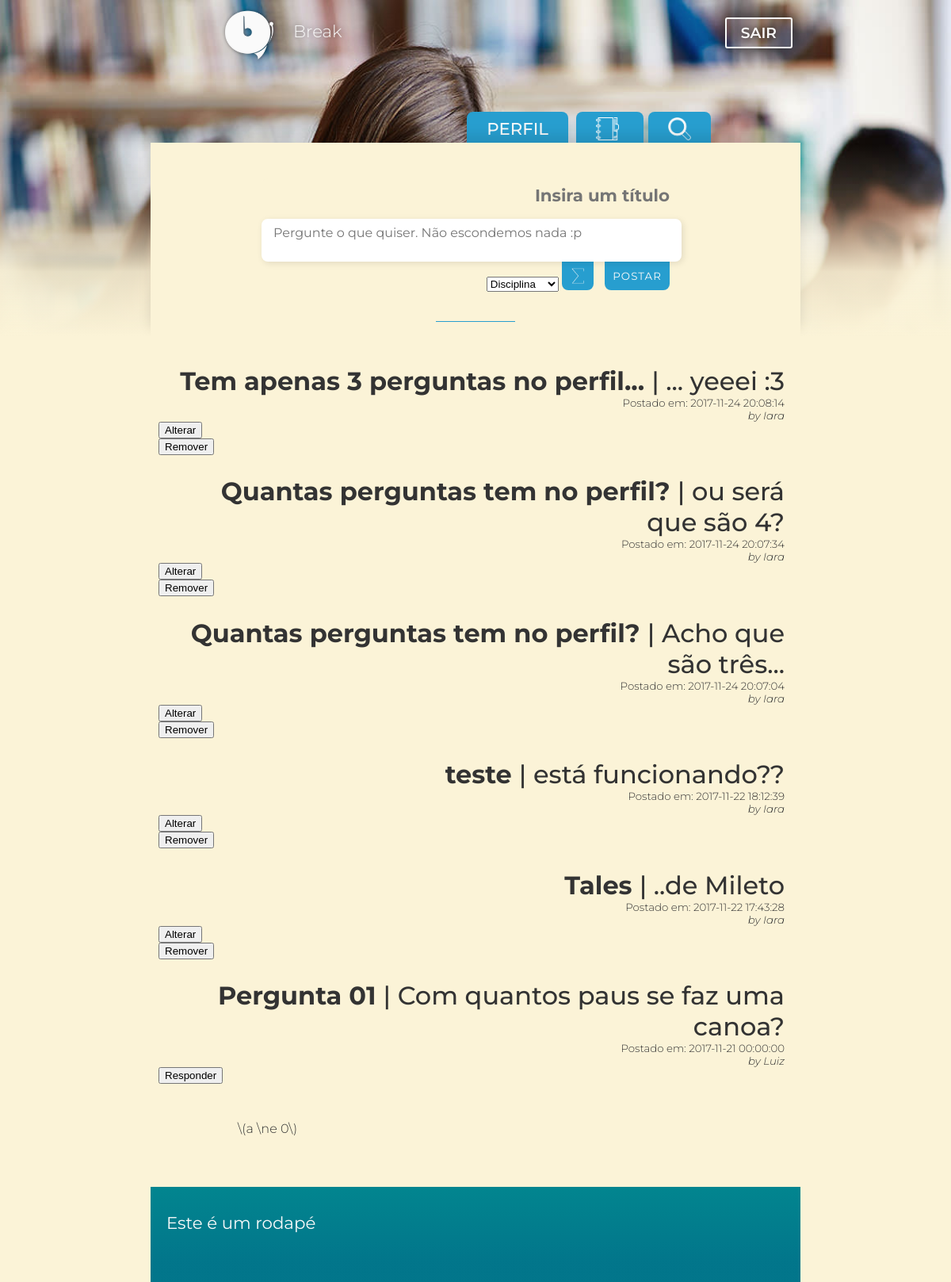
Before: /index.php (signed in) with the older database file.
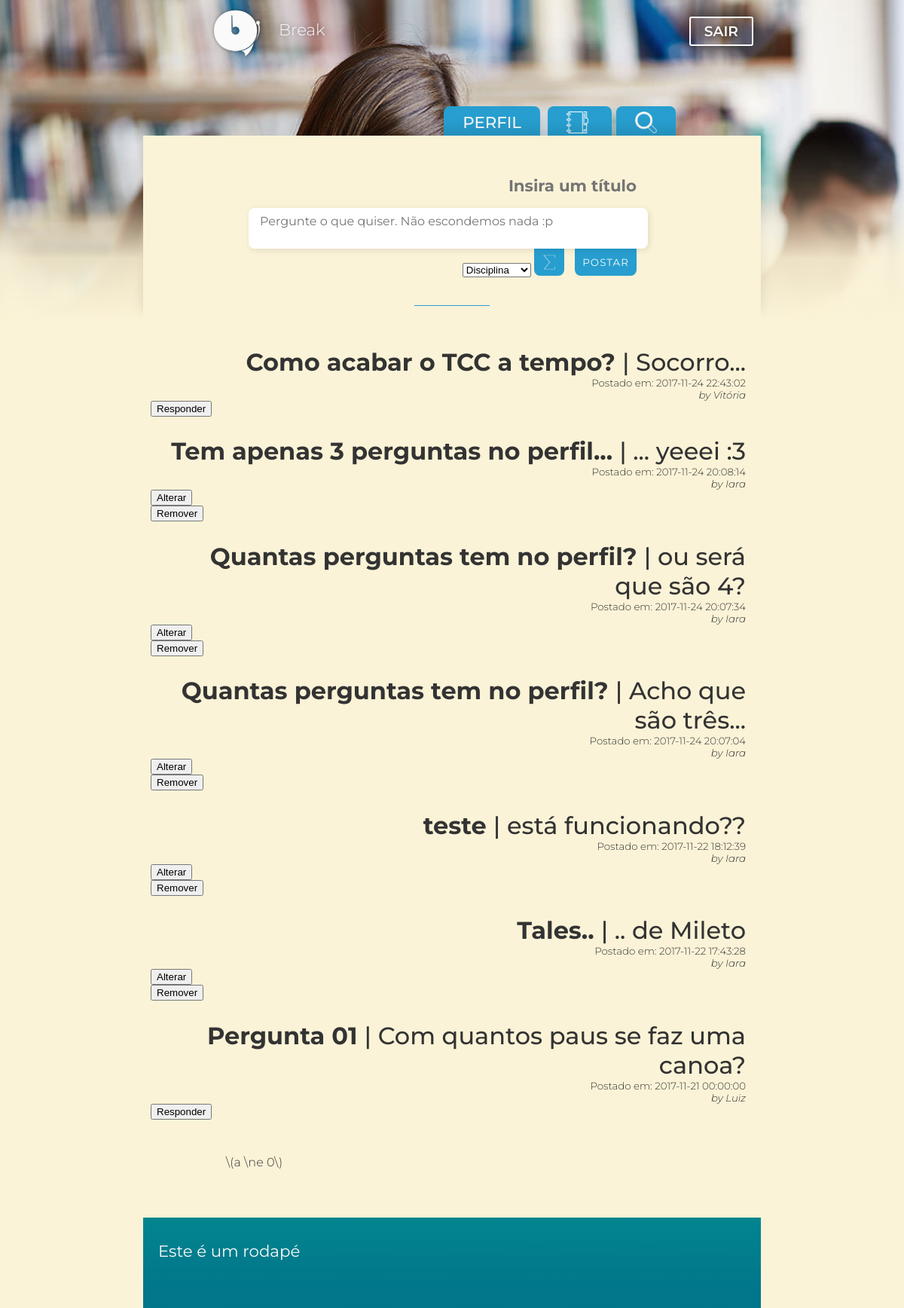
After: the same page with the newer database file.
### tables this page shows
CREATE TABLE `pergunta` (
  `idpergunta` int(11) NOT NULL,
  `prg_titulo` varchar(50) NOT NULL,
  `prg_descricao` text,
  `prg_respondida` tinyint(1) NOT NULL DEFAULT '0',
  `prg_registro` datetime NOT NULL DEFAULT CURRENT_TIMESTAMP,
  `fk_disciplina` int(11) NOT NULL,
  `fk_usuario` int(11) NOT NULL
);

CREATE TABLE `usuario` (
  `idusuario` int(11) NOT NULL,
  `nome_user` varchar(45) NOT NULL,
  `sobrenome_user` varchar(45) NOT NULL,
  `email` varchar(45) DEFAULT NULL,
  `login` varchar(45) DEFAULT NULL,
  `senha` varchar(45) DEFAULT NULL,
  `sexo` char(1) DEFAULT NULL,
  `dataNasc` date DEFAULT NULL,
  `escolaridade` text,
  `instituicao` varchar(200) DEFAULT NULL,
  `fk_tipo_user` int(11) NOT NULL
);

### dao-pergunta.php (called while the page is built, shortened)
<?php
function listaPergunta($conexao)
{
    $perguntas = array();
    $resultado = mysqli_query($conexao, "SELECT p.*, d.disc_nome, u.nome_user
                                        FROM disciplina AS d
                                        JOIN pergunta AS p ON p.fk_disciplina = d.iddisciplina
                                        JOIN usuario AS u ON u.idusuario = p.fk_usuario
                                        ORDER BY (p.prg_registro) desc;");
    while ($pergunta = mysqli_fetch_assoc($resultado))
    {
        array_push($perguntas, $pergunta);
    }
    return $perguntas;
}

### index.php (the view, shortened to what this page needs)
<?php
	require 'header.php';
?>
	<link rel="stylesheet" type="text/css" href="css/feed.css">
</head>
<body onload="loading();">
	<?php
		include 'essencials/top.php';
	?>
	<div class="main">
	<?php include 'tabs.php'; ?>
		<div id="grad">
			<div id="header_main">
				<div id="header_space2">
					<form id="postar" action="adiciona-pergunta.php" method="post">
						<div class="post_area">
							<textarea id="title_perg" onkeyup="ajustarTamanho(this)" placeholder="Insira um título" name="title_perg" required></textarea>
							<textarea onkeyup="ajustarTamanho(this)" placeholder="Pergunte o que quiser. Não escondemos nada :p" name="pergunta" required></textarea>
							<div id="post_btns">
								<select class="" name="id_disciplina" required>
										<option value="">Disciplina</option>
								</select>
								<button type="button" id="btn_opt" onclick="show_tools()">
										<img id="btn_opt_img" src="img/sum_icon.png" alt="+-*:" title="Usar símbolos Matemáticos">
								</button>
								<input type="submit" value="POSTAR" id="btn_posta"/>
							</div>
						</div>
					</form>
				</div>
				<hr>
			</div>
		</div>
		<div class="back_main">
			<?php	include("feed.php"); ?>
			<div id="content">
				<div id="text_content">
					<p> \(a \ne 0\)</p>
				</div>
			</div>
		</div>
	</div>
	<div class="back_rodape">
		<div id="rodape">
			<h3> Este é um rodapé </h3>
		</div>
	</div>
</body>
</html>

### feed.php (shortened to what this page needs)
<?php
require 'dao-pergunta.php';
$perguntas = listaPergunta($conexao);
?>
<div id="header">
  <?php
  foreach ($perguntas as $pergunta) :
   ?>
  <h2><strong><?= $pergunta['prg_titulo']?> </strong>| <?=$pergunta['prg_descricao']?></h2>
    <p class="header_space2">Postado em: <time><?=$pergunta['prg_registro']?></time></p>
    <p class="header_space2"><i>by <?=$pergunta['nome_user']?></i></p>
    <?php if($pergunta['fk_usuario'] != $_SESSION['id_usuario']) {?>
      <form action="pergunta-detalhe.php" method="post">
          <button>Responder</button>
      </form>
    <?php }else{ ?>
      <form  action="form-altera-pergunta.php" method="post">
          <button>Alterar</button>
      </form>
      <form  action="exclui-pergunta.php" method="post">
          <button>Remover</button>
      </form>
    <?php } ?>
  <?php
    endforeach
   ?>
</div>

Changed rows visible on the page:
added pergunta: prg_titulo "Como acabar o TCC a tempo?", prg_descricao "Socorro...", prg_registro "2017-11-24 22:43:02", fk_usuario.nome_user "Vitória"
changed pergunta: prg_titulo "Tales" → "Tales.."; prg_descricao "..de Mileto" → ".. de Mileto"
